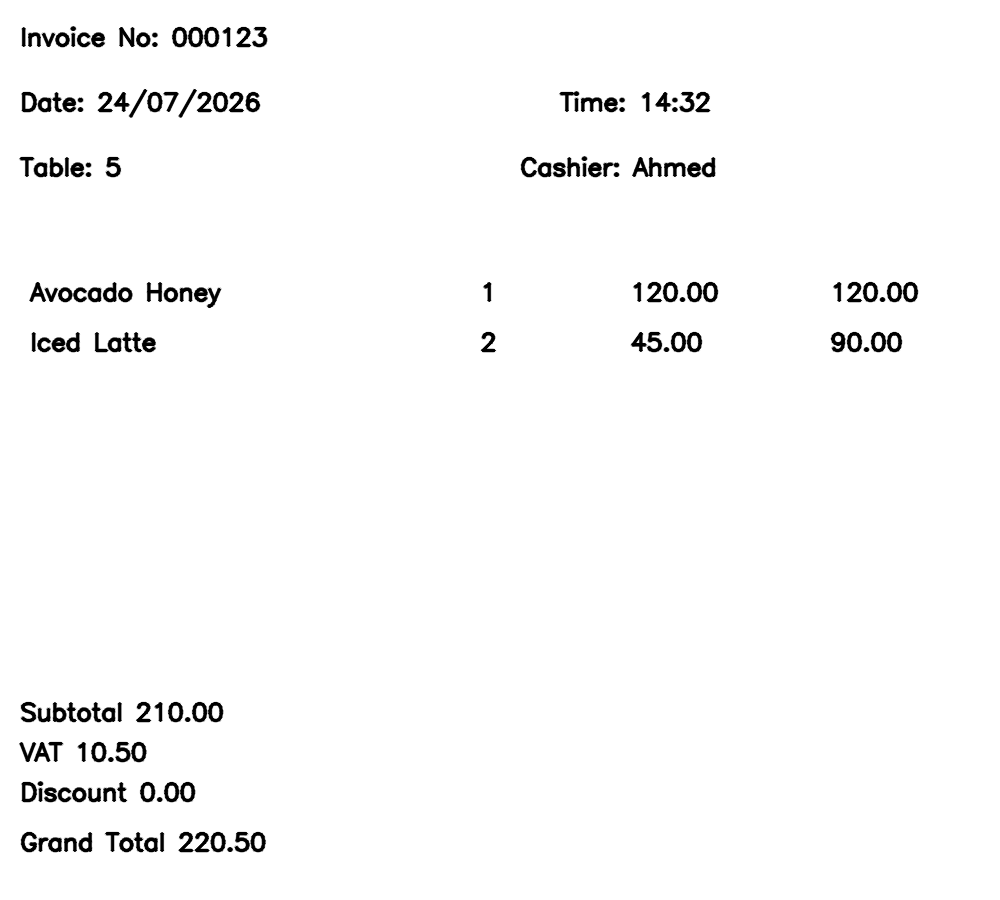
#> input picture paddleocr-pipeline/samples/test_invoice.png, 1000 x 900 px
$ python -i image_utils.py   (imports and definitions only)
#> lines starting #> are read from the running program, lines starting #| are printed output that depends on the picture; after the words box and inside, x2 and y2 are one past the last pixel; in counts of white or black regions, pixels touching at a corner belong together
### paddleocr-pipeline/config.py
"""Central configuration for the restaurant/cafe invoice OCR pipeline.

This is the *only* place where filesystem paths, OCR engine options and
template regions live. ``parser.py`` never hardcodes a coordinate: it always
reads a :class:`Region` from this module. To adapt the pipeline to a new
receipt layout, recalibrate the constants below (see README.md, "How to add
a new invoice template").

All region coordinates are expressed relative to the *standardized* image
produced by ``image_utils.preprocess_image`` (fixed width ``TARGET_WIDTH``,
deskewed, upright). Because receipts vary in length depending on the number
of items, vertical anchors are expressed either as an absolute pixel offset
from the top of the image (header, which has fixed height) or as an absolute
pixel offset from the bottom of the image (totals block, which also has a
fixed height). The items table fills whatever vertical space remains between
the two. Horizontal anchors are expressed as fractions of the image width,
since width is standardized for every invoice.
"""

from __future__ import annotations

import logging
from dataclasses import dataclass
from pathlib import Path
from typing import Optional, Tuple

# --------------------------------------------------------------------------
# Filesystem layout
# --------------------------------------------------------------------------

BASE_DIR = Path(__file__).resolve().parent

INVOICE_FOLDER = BASE_DIR / "invoices"
PROCESSED_FOLDER = BASE_DIR / "processed"
OUTPUT_FOLDER = BASE_DIR / "output"
OUTPUT_FILE = OUTPUT_FOLDER / "invoices.xlsx"
LOG_FOLDER = BASE_DIR / "logs"
DEBUG_FOLDER = BASE_DIR / "debug"

for _folder in (
    INVOICE_FOLDER,
    PROCESSED_FOLDER,
    OUTPUT_FOLDER,
    LOG_FOLDER,
    DEBUG_FOLDER,
):
    _folder.mkdir(parents=True, exist_ok=True)
#> further down, picture is the input picture: shape (900, 1000, 3); min 0, max 255, mean 249.5

APPLICATION_LOG_FILE = LOG_FOLDER / "application.log"
OCR_LOG_FILE = LOG_FOLDER / "ocr.log"

SUPPORTED_IMAGE_EXTENSIONS = (".jpg", ".jpeg", ".png", ".bmp", ".tif", ".tiff", ".webp")

# --------------------------------------------------------------------------
# Logging
# --------------------------------------------------------------------------

LOG_FORMAT = "%(asctime)s | %(levelname)-8s | %(name)s | %(message)s"
LOG_LEVEL = logging.INFO

# --------------------------------------------------------------------------
# OCR engine configuration
# --------------------------------------------------------------------------

OCR_LANGUAGE = "en"
# PaddleOCR 3.x's own document-orientation classifier: detects and corrects
# gross 0/90/180/270 degree page rotation (e.g. a receipt photographed
# sideways) using a trained classifier, before text detection ever runs.
# This is what satisfies the "auto rotate if needed" preprocessing step.
OCR_USE_DOC_ORIENTATION_CLASSIFY = True
# Corrects perspective warp/curvature (e.g. a receipt photographed at an
# angle so it isn't flat). Off by default: it is comparatively expensive and
# most POS receipts are scanned/photographed flat; image_utils.deskew
# already corrects simple in-plane skew. Turn on for a camera-capture
# workflow with visibly curved/warped receipts.
OCR_USE_DOC_UNWARPING = False
# Per-textline 0/180 degree flip correction (distinct from whole-page
# rotation above); cheap and worth always leaving on.
OCR_USE_TEXTLINE_ORIENTATION = True
# "cpu" or "gpu:0" (requires a CUDA-enabled paddlepaddle build).
OCR_DEVICE = "cpu"
# Some paddlepaddle/oneDNN CPU builds (observed with paddlepaddle 3.x on
# Windows) raise "ConvertPirAttribute2RuntimeAttribute not support" from the
# PIR executor when MKLDNN is enabled for the text detection model. Disabled
# by default for reliability; set True if your build doesn't hit this and
# you want the CPU speedup.
OCR_ENABLE_MKLDNN = False
# Minimum recognition confidence to keep a word; anything below is dropped
# before it ever reaches the parser.
MIN_OCR_CONFIDENCE = 0.35

# --------------------------------------------------------------------------
# Image preprocessing
# --------------------------------------------------------------------------

# All invoice images are normalized to this width (aspect ratio preserved)
# before OCR so that every pixel-based region below means the same thing
# regardless of the source photo/scan resolution.
TARGET_WIDTH = 1000
# If a source image is narrower than this, it is considered low resolution
# and is upscaled (in addition to the standardization above).
MIN_ACCEPTABLE_WIDTH = 600

CLAHE_CLIP_LIMIT = 2.5
CLAHE_TILE_GRID_SIZE = (8, 8)
DENOISE_STRENGTH = 7
# Maximum absolute skew angle (degrees) that deskewing will attempt to
# correct. Larger deviations are assumed to be gross rotations handled by
# auto-rotation instead.
MAX_DESKEW_ANGLE = 15.0

# --------------------------------------------------------------------------
# Template regions
# --------------------------------------------------------------------------


@dataclass(frozen=True)
class Region:
    """A rectangular region of interest on the standardized invoice image.

    Horizontal bounds are fractions of image width (0.0-1.0). Vertical
    bounds may be anchored from the top (``y_start``/``y_end``) or from the
    bottom (``y_start_from_bottom``/``y_end_from_bottom``) of the image,
    which lets a fixed-height header/totals block be located correctly on
    receipts of any length.
    """

    x_start_frac: float
    x_end_frac: float
    y_start: Optional[int] = None
    y_end: Optional[int] = None
    y_start_from_bottom: Optional[int] = None
    y_end_from_bottom: Optional[int] = None

    # [29 lines left out: functions bounds, contains, not called in this run]


# Fixed-height block at the very top of the receipt: shop name, invoice
# number, date/time, table, cashier.
HEADER_HEIGHT_PX = 260
# Fixed-height block at the very bottom of the receipt: subtotal, VAT,
# discount, grand total (and any footer text below it is ignored).
TOTALS_HEIGHT_PX = 220

HEADER_REGION = Region(x_start_frac=0.0, x_end_frac=1.0, y_start=0, y_end=HEADER_HEIGHT_PX)

ITEMS_REGION = Region(
    x_start_frac=0.0,
    x_end_frac=1.0,
    y_start=HEADER_HEIGHT_PX,
    y_end_from_bottom=TOTALS_HEIGHT_PX,
)

TOTALS_REGION = Region(
    x_start_frac=0.0,
    x_end_frac=1.0,
    y_start_from_bottom=TOTALS_HEIGHT_PX,
    y_end_from_bottom=0,
)

# Sub-regions inside HEADER_REGION. These are the calibration knobs to tune
# when pointing the parser at a new (but still POS-generated, fixed-layout)
# receipt template. Use debug mode to see where OCR boxes actually land and
# adjust these pixel bands accordingly.
INVOICE_NUMBER_REGION = Region(x_start_frac=0.0, x_end_frac=1.0, y_start=0, y_end=65)
DATE_REGION = Region(x_start_frac=0.0, x_end_frac=0.55, y_start=65, y_end=130)
TIME_REGION = Region(x_start_frac=0.55, x_end_frac=1.0, y_start=65, y_end=130)
TABLE_REGION = Region(x_start_frac=0.0, x_end_frac=0.5, y_start=130, y_end=195)
CASHIER_REGION = Region(x_start_frac=0.5, x_end_frac=1.0, y_start=130, y_end=195)

# Column boundaries inside ITEMS_REGION, as fractions of image width. Words
# whose center-x falls in a column are assigned to that column of the
# current row.
ITEM_NAME_COLUMN = (0.0, 0.45)
ITEM_QTY_COLUMN = (0.45, 0.60)
ITEM_UNIT_PRICE_COLUMN = (0.60, 0.80)
ITEM_TOTAL_COLUMN = (0.80, 1.0)

# Maximum difference (pixels) between two words' center-y for them to be
# considered part of the same item row.
ROW_Y_TOLERANCE_PX = 14

# Labels used to identify each line inside TOTALS_REGION. Order matters:
# more specific labels (e.g. "subtotal") must be checked before the generic
# "total" so a subtotal line is never misread as the grand total.
TOTALS_KEYWORDS = {
    "subtotal": ("subtotal", "sub total", "sub-total"),
    "vat": ("vat", "tax"),
    "discount": ("discount", "disc"),
    "grand_total": ("grand total", "total due", "amount due", "net total", "total"),
}

HEADER_KEYWORDS = {
    "invoice_number": ("invoice no", "invoice #", "invoice number", "inv no", "invoice", "receipt no"),
    "date": ("date",),
    "time": ("time",),
    "table": ("table", "table no", "table number"),
    "cashier": ("cashier", "server", "waiter"),
}

# --------------------------------------------------------------------------
# Excel output
# --------------------------------------------------------------------------

EXCEL_COLUMNS = [
    "Invoice No",
    "Date",
    "Time",
    "Table",
    "Cashier",
    "Item",
    "Quantity",
    "Unit Price",
    "Item Total",
    "Subtotal",
    "VAT",
    "Discount",
    "Grand Total",
]

EXCEL_SHEET_NAME = "Invoices"

### paddleocr-pipeline/image_utils.py
"""Image preprocessing utilities for the invoice OCR pipeline.

Every invoice image goes through :func:`preprocess_image` before it is
handed to the OCR engine. The pipeline is deliberately deterministic and
geometry-based (no OCR calls here) so it stays fast and side-effect free:

    1. standardize resolution (resize to a fixed width, upscale low-res
       photos)
    2. grayscale conversion
    3. contrast enhancement (CLAHE)
    4. denoising
    5. deskewing (small-angle rotation correction)

Gross 90/180/270 degree rotation correction is handled in ``extractor.py``
instead, by PaddleOCR's own trained document-orientation classifier, which
runs as part of the OCR pipeline itself -- ``image_utils`` intentionally has
no OCR dependency and only ever fixes small in-plane skew.
"""

from __future__ import annotations

import logging
from dataclasses import dataclass
from typing import List, Sequence

import cv2
import numpy as np

from config import (
    CLAHE_CLIP_LIMIT,
    CLAHE_TILE_GRID_SIZE,
    DENOISE_STRENGTH,
    MAX_DESKEW_ANGLE,
    MIN_ACCEPTABLE_WIDTH,
    TARGET_WIDTH,
)

logger = logging.getLogger("restaurant_ocr.image_utils")


# [25 lines left out: function rotate_image, not called in this run]


def standardize_resolution(image: np.ndarray) -> np.ndarray:
    """Resize ``image`` to :data:`config.TARGET_WIDTH`, preserving aspect
    ratio, so that every downstream pixel-based template region means the
    same thing regardless of source resolution. Upscaling uses cubic
    interpolation (helps low-resolution photos); downscaling uses area
    interpolation (reduces aliasing)."""
    height, width = image.shape[:2]
#> height = 900; width = 1000
    if width == 0:
        raise ValueError("Cannot resize an image with zero width")

    if width == TARGET_WIDTH:
        return image

    scale = TARGET_WIDTH / width
    new_height = max(1, int(round(height * scale)))
    interpolation = cv2.INTER_CUBIC if scale > 1 else cv2.INTER_AREA

    if width < MIN_ACCEPTABLE_WIDTH:
        logger.info("Upscaling low-resolution image from width=%d to width=%d", width, TARGET_WIDTH)

    return cv2.resize(image, (TARGET_WIDTH, new_height), interpolation=interpolation)


def to_grayscale(image: np.ndarray) -> np.ndarray:
    """Convert a BGR or already-grayscale image to single-channel
    grayscale."""
    if len(image.shape) == 2:
        return image
    return cv2.cvtColor(image, cv2.COLOR_BGR2GRAY)


def enhance_contrast(gray: np.ndarray) -> np.ndarray:
    """Apply CLAHE (Contrast Limited Adaptive Histogram Equalization) so
    faint thermal-printer text becomes easier to binarize and recognize."""
    clahe = cv2.createCLAHE(clipLimit=CLAHE_CLIP_LIMIT, tileGridSize=CLAHE_TILE_GRID_SIZE)
    return clahe.apply(gray)


def denoise(gray: np.ndarray) -> np.ndarray:
    """Remove speckle/salt-and-pepper noise typical of scanned or
    photographed thermal receipts, without blurring text edges too much."""
    return cv2.fastNlMeansDenoising(gray, h=DENOISE_STRENGTH)


def _estimate_skew_angle(gray: np.ndarray) -> float:
    """Estimate the small rotation angle (degrees) needed to make text
    lines horizontal, using the minimum-area bounding rectangle of
    foreground pixels."""
    _, binary = cv2.threshold(gray, 0, 255, cv2.THRESH_BINARY_INV | cv2.THRESH_OTSU)
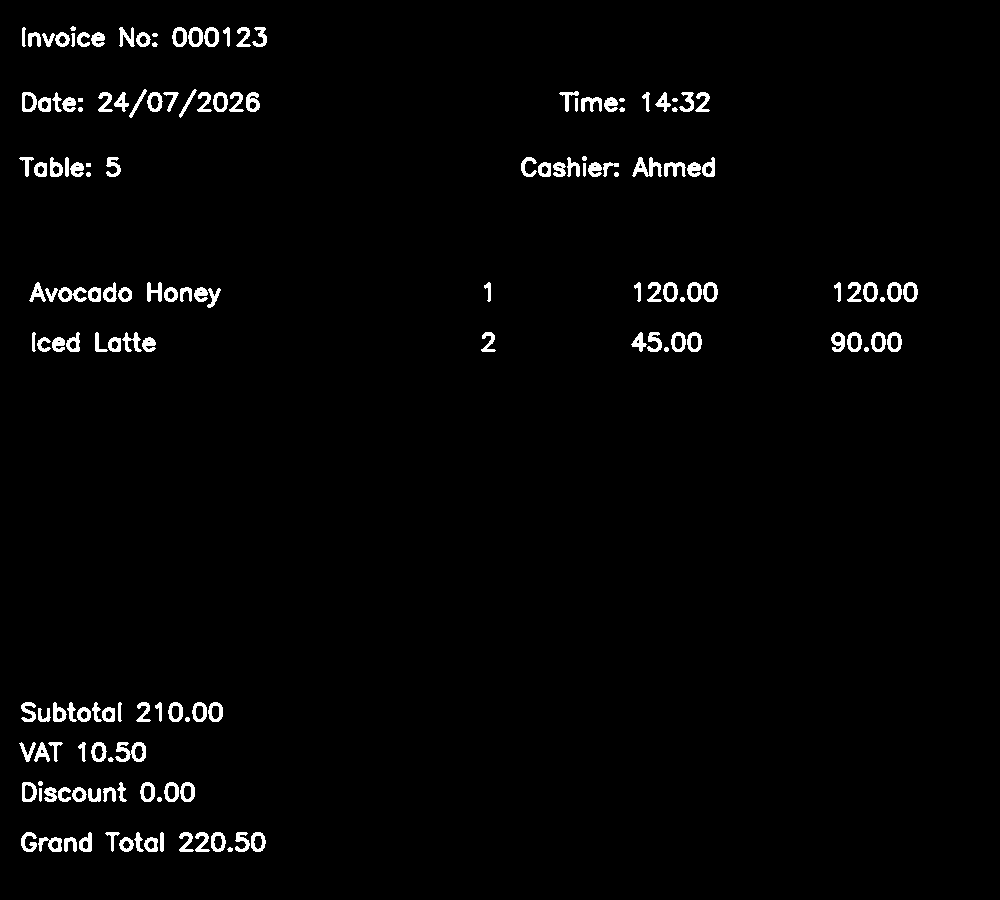
#> binary: shape (900, 1000); 2.1% white; 159 white regions, largest, box (x1, y1, x2, y2) and area: (115, 742, 146, 762) 338, (632, 157, 662, 177) 291, (58, 287, 87, 302) 236
    binary = cv2.dilate(binary, np.ones((3, 25), np.uint8), iterations=1)
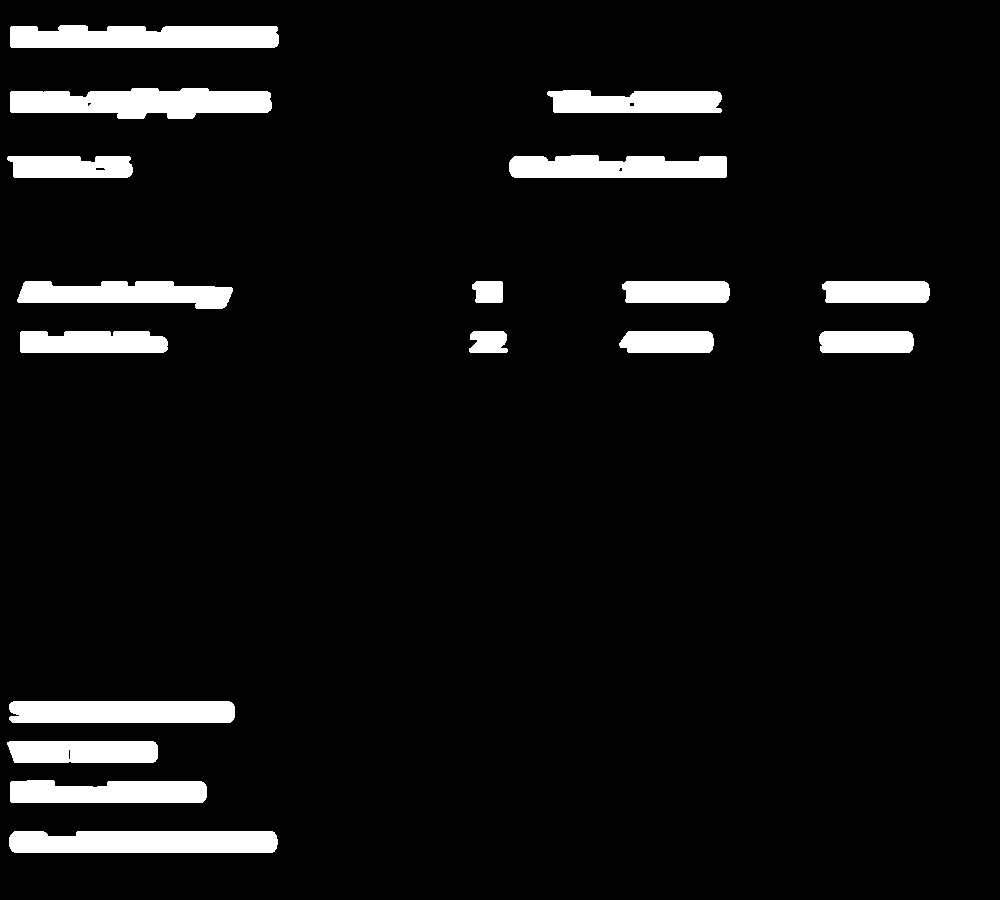
#> binary: shape (900, 1000); 6.4% white; 17 white regions, largest, box (x1, y1, x2, y2) and area: (10, 88, 272, 119) 6135, (9, 831, 278, 853) 5706, (10, 25, 279, 48) 5633

    coords = cv2.findNonZero(binary)
#> coords = contour of 57392 points, box (x1, y1, x2, y2) (7, 25, 930, 853), area 146424
    if coords is None:
        return 0.0

    angle = cv2.minAreaRect(coords)[-1]
#> angle = -90

    # cv2.minAreaRect returns angles in (-90, 0]; normalize to a signed
    # deviation from horizontal in the range (-45, 45].
    if angle < -45:
        angle = 90 + angle
#> angle = 0
    return angle


def deskew(gray: np.ndarray) -> np.ndarray:
    """Correct small skew (a few degrees, from an imperfectly aligned
    scan/photo). Large deviations are left untouched here; those are
    handled as gross rotation in the OCR-confidence-based step."""
    angle = _estimate_skew_angle(gray)
#> angle = 0

    if abs(angle) < 0.1 or abs(angle) > MAX_DESKEW_ANGLE:
        return gray

    logger.debug("Deskewing image by %.2f degrees", angle)
    return rotate_image(gray, angle)


def preprocess_image(image: np.ndarray) -> np.ndarray:
    """Run the full deterministic preprocessing pipeline on a raw BGR/gray
    image loaded from disk and return a clean grayscale image ready for
    OCR (gross rotation correction happens separately, inside PaddleOCR's
    own pipeline in ``extractor.InvoiceOCREngine``)."""
    resized = standardize_resolution(image)
    gray = to_grayscale(resized)
    contrasted = enhance_contrast(gray)
    denoised = denoise(contrasted)
    deskewed = deskew(denoised)
    return deskewed


@dataclass(frozen=True)
class DebugWord:
    """Minimal shape needed to render a debug overlay; kept decoupled from
    ``extractor.OCRWord`` so this module has no OCR dependency."""

    text: str
    score: float
    x: int
    y: int
    x2: int
    y2: int


# [58 lines left out: functions draw_debug_overlay, draw_region_overlay, not called in this run]

>>> import cv2
>>> picture = cv2.imread('samples/test_invoice.png')
>>> result = preprocess_image(picture)
